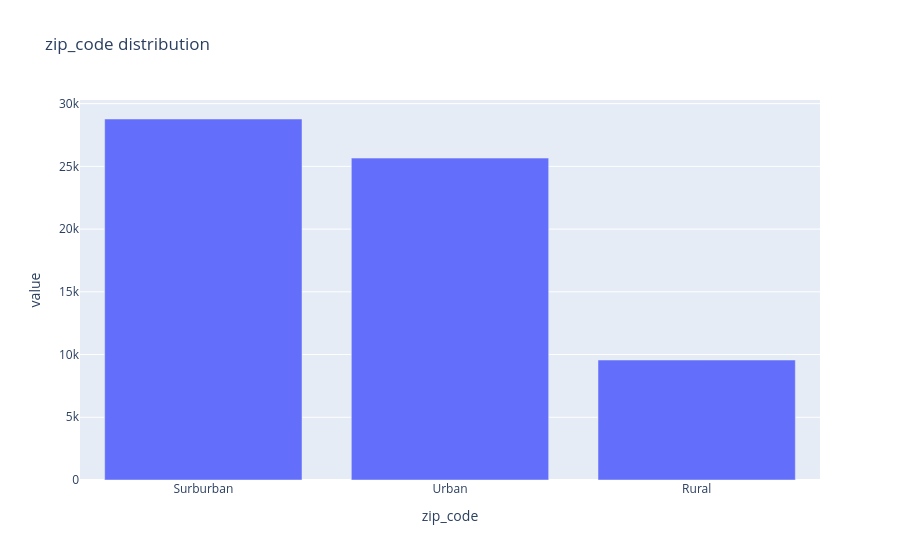
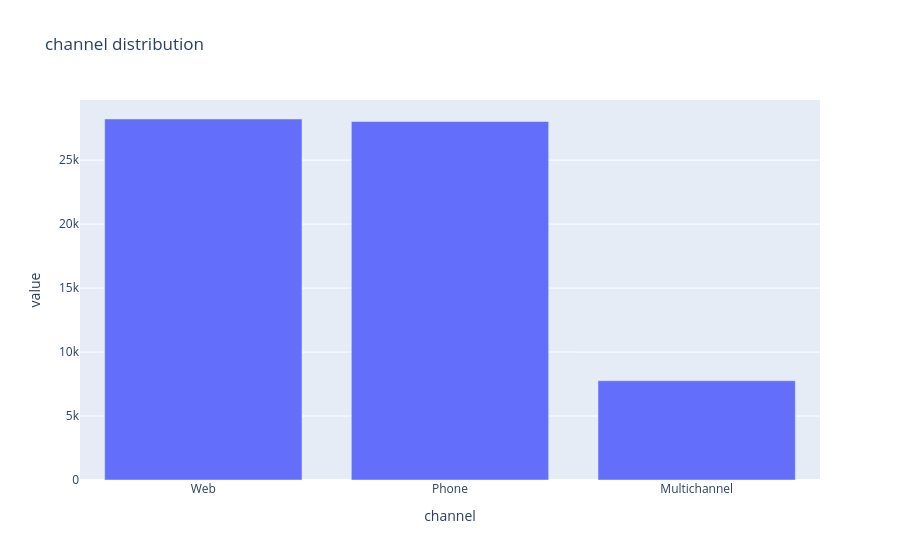

The notebook cell these images were saved under, in order:
### Code cell
# Categorical covariates
for col in ["zip_code", "channel"]:
    px.bar(df[col].value_counts(), title=f"{col} distribution").update_layout(
        showlegend=False
    ).show()

### Figure 1 — Plotly figure (JSON) as saved in the notebook; plotly's stock layout.template omitted (floating-point values rounded to 4 significant figures)
{"data": [{"hovertemplate": "variable=count<br>zip_code=%{x}<br>value=%{y}<extra></extra>", "legendgroup": "count", "marker": {"color": "#636efa", "pattern": {"shape": ""}}, "name": "count", "orientation": "v", "showlegend": true, "textposition": "auto", "type": "bar", "x": ["Surburban", "Urban", "Rural"], "xaxis": "x", "y": [28776, 25661, 9563], "yaxis": "y"}], "layout": {"barmode": "relative", "legend": {"title": {"text": "variable"}, "tracegroupgap": 0}, "showlegend": false, "title": {"text": "zip_code distribution"}, "xaxis": {"anchor": "y", "domain": [0, 1], "title": {"text": "zip_code"}}, "yaxis": {"anchor": "x", "domain": [0, 1], "title": {"text": "value"}}}}

### Figure 2 — Plotly figure (JSON) as saved in the notebook; plotly's stock layout.template omitted (floating-point values rounded to 4 significant figures)
{"data": [{"hovertemplate": "variable=count<br>channel=%{x}<br>value=%{y}<extra></extra>", "legendgroup": "count", "marker": {"color": "#636efa", "pattern": {"shape": ""}}, "name": "count", "orientation": "v", "showlegend": true, "textposition": "auto", "type": "bar", "x": ["Web", "Phone", "Multichannel"], "xaxis": "x", "y": [28217, 28021, 7762], "yaxis": "y"}], "layout": {"barmode": "relative", "legend": {"title": {"text": "variable"}, "tracegroupgap": 0}, "showlegend": false, "title": {"text": "channel distribution"}, "xaxis": {"anchor": "y", "domain": [0, 1], "title": {"text": "channel"}}, "yaxis": {"anchor": "x", "domain": [0, 1], "title": {"text": "value"}}}}
